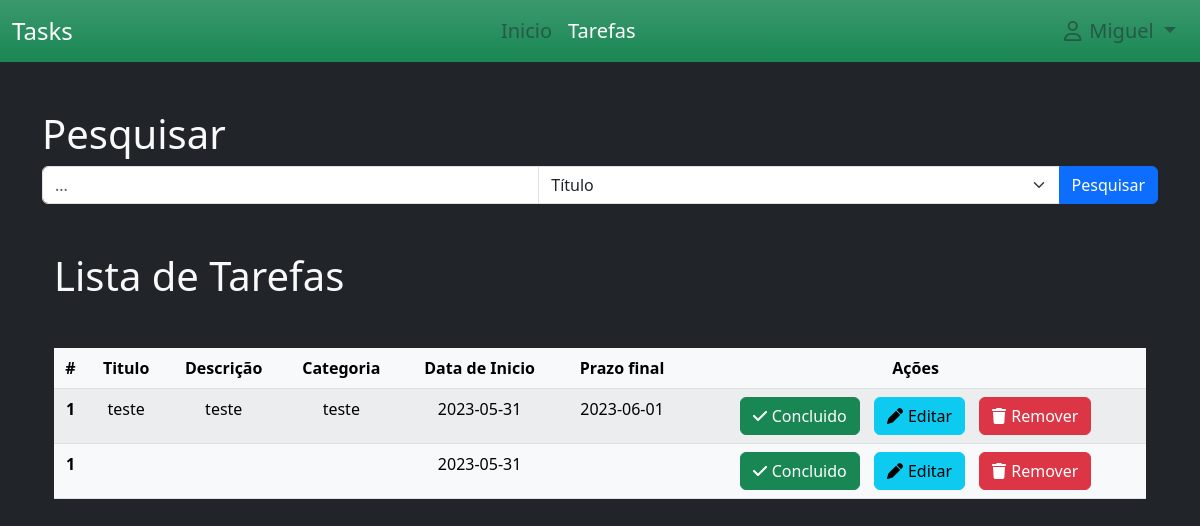
The app's page /tasks (signed in) with its own data.
### project/models.py (models this page shows)
class User(db.Model, UserMixin):
    id = db.Column(db.Integer(), primary_key=True)
    username = db.Column(db.String(30), nullable=False, unique=True)
    email_address = db.Column(db.String(50),nullable=False, unique=True)
    password_hash = db.Column(db.String(60),nullable=False)

class Task(db.Model):
    date_time = datetime.now()
    id = db.Column(db.Integer(), primary_key=True)
    title=db.Column(db.String(200),nullable=False)
    desc = db.Column(db.String(100), nullable=False)
    category = db.Column(db.String(100), nullable = False)
    state = db.Column(db.Boolean(), default=False)
    date_start = db.Column(db.String(), default=date_time.strftime("%Y-%m-%d"))
    date_end = db.Column(db.String())
    id_user = db.Column(db.Integer(), db.ForeignKey('user.id'), nullable=True)

### project/routes.py (the view)
@app.route("/tasks")
def tasks():
    tasks = Task.query.filter_by(id_user = current_user.id).all()
    return render_template('tarefas.html', tasks=tasks)

### project/models.py (called while the page is built)
@login_manager.user_loader
def load_user(user_id):
    return User.query.get(int(user_id))

### project/templates/tarefas.html (shortened to what this page needs)
{% extends './layout/base.html' %}
{% block navbar %}
{% include 'includes/navbar.html' %}
{% endblock %}
{% block content %}
<div class="container mt-5">
    <h1 class="text-light">Pesquisar</h1>
    <div class="input-group mb-3">
        <input id="searchInput" type="text" class="form-control" placeholder="...">
        <select id="searchField" class="form-select">
            <option value="title">Título</option>
        </select>
        <button id="searchButton" class="btn btn-primary">Pesquisar</button>
    </div>
        <div class="container mt-5">
            <h1 class="text-light">Lista de Tarefas</h1>
            <table class="table table-light table-striped mt-5 text-center">
                <thead class="table-light">
                  <tr>
                    <th scope="col">#</th>
                    <th scope="col">Titulo</th>
                    <th scope="col">Descrição</th>
                    <th scope="col">Categoria</th>
                    <th scope="col">Data de Inicio</th>
                    <th scope="col">Prazo final</th>
                    <th scope="col">Ações</th>
                  </tr>
                </thead>
                <tbody>
                    {% set temp = 0 %}
                    {% for task in tasks %}
                    {% set temp = temp + 1 %}
                        <tr>
                            <th scope="row">{{ temp }}</th>
                            <td>{{ task.title }}</td>
                            <td>{{ task.desc }}</td>
                            <td>{{ task.category }}</td>
                            <td>{{ task.date_start }}</td>
                            <td>{{ task.date_end }}</td>
                            <td  style="right: 0%;">
                                <a href="{{ url_for('task_done', task_id=task.id) }}" class="flex btn btn-success" style="margin-right: 10px;">
                                    <i class="fa-solid fa-check" style="margin-right: 5px;"></i>Concluido
                                </a>
                                <a href="#" class="flex btn btn-info" style="margin-right: 10px;">
                                    <i class="fa-solid fa-pen" style="margin-right: 5px;"></i>Editar
                                </a>
                                <a href="{{ url_for('remove_task', task_id=task.id) }}" class="flex btn btn-danger">
                                    <i class="fa-solid fa-trash" style="margin-right: 5px;"></i>Remover
                                </a>
                            </td>
                        </tr>
                    {% endfor %}
                </tbody>
              </table>
        </div>
</div>
{% endblock %}

### project/templates/includes/navbar.html (shortened to what this page needs)
{% block navbar %}
<nav class="navbar navbar-expand-lg bg-success bg-gradient" style="top: 0% ;">
    <div class="container-fluid">
        <a class="navbar-brand text-white fs-4">Tasks</a>
        <div class="collapse navbar-collapse justify-content-center w-100" id="navbarNavDropdown">
            <ul class="navbar-nav">
                <li class="nav-item">
                    <a id="idNavInicio" class="nav-link text-body-tertiary fs-5" aria-current="page" href="{{ url_for('index') }}">Inicio</a>
                </li>
                <li class="nav-item">
                    <a id="idNavTarefas" class="nav-link text-body-tertiary fs-5" href="{{ url_for('tasks') }}">Tarefas</a>
                </li>
            </ul>
        </div>
        <div class="collapse navbar-collapse justify-content-end">
            <ul class="navbar-nav d-flex flex-row me-1">
                <li class="nav-item dropdown">
                    <a class="nav-link dropdown-toggle text-body-tertiary fs-5" href="#" role="button" data-bs-toggle="dropdown"aria-expanded="false">
                        <i class="fa-regular fa-user mx-2"></i>{{ current_user.username }}
                    </a>
                </li>
            </ul>
        </div>
    </div>
</nav>
{% endblock %}

### records on screen
User: username "Miguel"
Task: temp "1", title "teste", desc "teste", category "teste", date_start "2023-05-31", date_end "2023-06-01"
Task: temp "1", date_start "2023-05-31"
